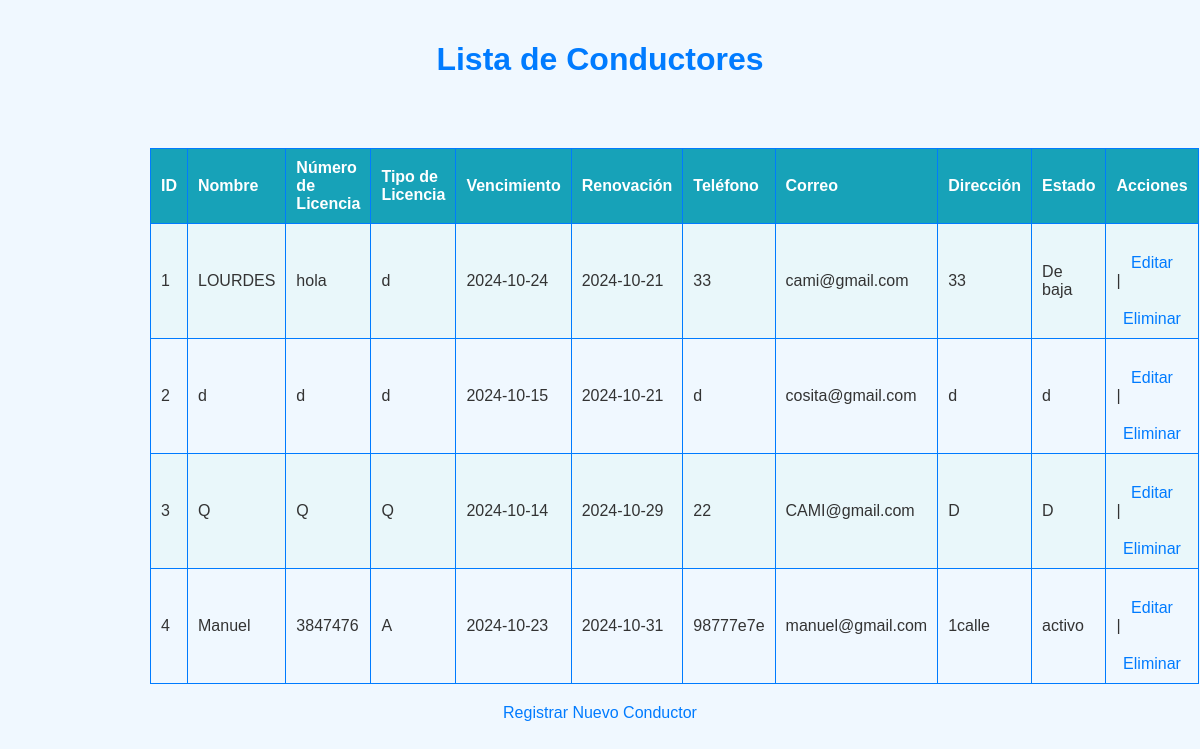
Screenshot of /listado.php (signed in) with the database file from the repository.
### tables this page shows
CREATE TABLE `conductores` (
  `id_conductor` int(11) NOT NULL,
  `nombre` varchar(100) DEFAULT NULL,
  `numero_licencia` varchar(50) DEFAULT NULL,
  `tipo_licencia` varchar(50) DEFAULT NULL,
  `vencimiento_licencia` date DEFAULT NULL,
  `renovacion_licencia` date DEFAULT NULL,
  `telefono` varchar(20) DEFAULT NULL,
  `correo` varchar(100) DEFAULT NULL,
  `direccion` varchar(200) DEFAULT NULL,
  `estado` varchar(50) DEFAULT NULL
);

### listado.php (the view, shortened to what this page needs)
<?php
include 'db.php';
$sql = "SELECT * FROM conductores";
$result = $conn->query($sql);
?>
<!DOCTYPE html>
<html lang="es">
<head>
</head>
<body>
    <h1>Lista de Conductores</h1>
    <div class="table-container">
        <table>
            <tr>
                <th>ID</th>
                <th>Nombre</th>
                <th>Número de Licencia</th>
                <th>Tipo de Licencia</th>
                <th>Vencimiento</th>
                <th>Renovación</th>
                <th>Teléfono</th>
                <th>Correo</th>
                <th>Dirección</th>
                <th>Estado</th>
                <th>Acciones</th>
            </tr>
            <?php while($row = $result->fetch_assoc()): ?>
            <tr>
                <td><?php echo $row['id_conductor']; ?></td>
                <td><?php echo $row['nombre']; ?></td>
                <td><?php echo $row['numero_licencia']; ?></td>
                <td><?php echo $row['tipo_licencia']; ?></td>
                <td><?php echo $row['vencimiento_licencia']; ?></td>
                <td><?php echo $row['renovacion_licencia']; ?></td>
                <td><?php echo $row['telefono']; ?></td>
                <td><?php echo $row['correo']; ?></td>
                <td><?php echo $row['direccion']; ?></td>
                <td><?php echo $row['estado']; ?></td>
                <td>
                    <a href="editar_conductor.php?id=<?php echo $row['id_conductor']; ?>">Editar</a> |
                    <a href="javascript:void(0);" onclick="confirmarEliminar(<?php echo $row['id_conductor']; ?>)">Eliminar</a>
                </td>
            </tr>
            <?php endwhile; ?>
        </table>
    </div>
    <a href="registro.php">Registrar Nuevo Conductor</a>
</body>
</html>

### listado.php (style rules this page uses)
body { font-family: Arial, sans-serif; background-color: #f0f8ff; margin: 0; padding: 20px; color: #333; display: flex; justify-content: center; flex-direction: column; align-items: center; }
h1 { text-align: center; color: #007bff; margin-bottom: 20px; }
.table-container { width: 100%; max-width: 900px; margin-top: 30px; }
table { width: 100%; border-collapse: collapse; margin-top: 20px; }
th, td { padding: 10px; text-align: left; border: 1px solid #007bff; }
th { background-color: #17a2b8; color: white; }
tr:nth-child(even) { background-color: #e9f7fa; }
a { display: block; margin-top: 20px; text-align: center; color: #007bff; text-decoration: none; }

### rows the page displays
conductores: id_conductor "1", nombre "LOURDES", numero_licencia "hola", tipo_licencia "d", vencimiento_licencia "2024-10-24", renovacion_licencia "2024-10-21", telefono "33", correo "cami@gmail.com", direccion "33", estado "De baja"
conductores: id_conductor "2", nombre "d", numero_licencia "d", tipo_licencia "d", vencimiento_licencia "2024-10-15", renovacion_licencia "2024-10-21", telefono "d", correo "cosita@gmail.com", direccion "d", estado "d"
conductores: id_conductor "3", nombre "Q", numero_licencia "Q", tipo_licencia "Q", vencimiento_licencia "2024-10-14", renovacion_licencia "2024-10-29", telefono "22", correo "CAMI@gmail.com", direccion "D", estado "D"
conductores: id_conductor "4", nombre "Manuel", numero_licencia "3847476", tipo_licencia "A", vencimiento_licencia "2024-10-23", renovacion_licencia "2024-10-31", telefono "98777e7e", correo "manuel@gmail.com", direccion "1calle", estado "activo"
